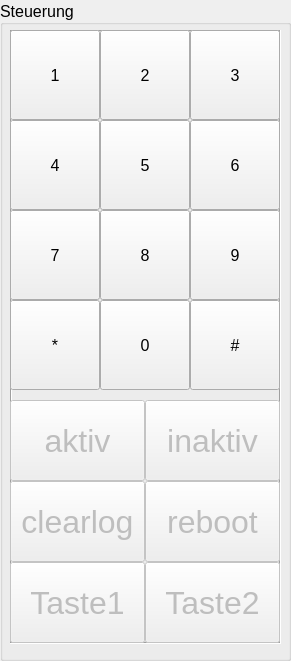
   <widget class="QGroupBox" name="groupBox_3">
    <property name="geometry">
     <rect>
      <x>719</x>
      <y>10</y>
      <width>291</width>
      <height>661</height>
     </rect>
    </property>
    <property name="font">
     <font>
      <pointsize>12</pointsize>
     </font>
    </property>
    <property name="title">
     <string>Steuerung</string>
    </property>
    <property name="alignment">
     <set>Qt::AlignLeading|Qt::AlignLeft|Qt::AlignVCenter</set>
    </property>
    <widget class="QFrame" name="frame">
     <property name="geometry">
      <rect>
       <x>10</x>
       <y>30</y>
       <width>271</width>
       <height>614</height>
      </rect>
     </property>
     <property name="frameShape">
      <enum>QFrame::Box</enum>
     </property>
     <property name="frameShadow">
      <enum>QFrame::Sunken</enum>
     </property>
     <widget class="QPushButton" name="pushButton_7">
      <property name="geometry">
       <rect>
        <x>0</x>
        <y>0</y>
        <width>90</width>
        <height>90</height>
       </rect>
      </property>
      <property name="text">
       <string>1</string>
      </property>
     </widget>
     <widget class="QPushButton" name="pushButton_8">
      <property name="geometry">
       <rect>
        <x>0</x>
        <y>90</y>
        <width>90</width>
        <height>90</height>
       </rect>
      </property>
      <property name="text">
       <string>4</string>
      </property>
     </widget>
     <widget class="QPushButton" name="pushButton_9">
      <property name="geometry">
       <rect>
        <x>0</x>
        <y>180</y>
        <width>90</width>
        <height>90</height>
       </rect>
      </property>
      <property name="text">
       <string>7</string>
      </property>
     </widget>
     <widget class="QPushButton" name="pushButton_10">
      <property name="geometry">
       <rect>
        <x>0</x>
        <y>270</y>
        <width>90</width>
        <height>90</height>
       </rect>
      </property>
      <property name="text">
       <string>*</string>
      </property>
     </widget>
     <widget class="QPushButton" name="pushButton_11">
      <property name="geometry">
       <rect>
        <x>90</x>
        <y>0</y>
        <width>90</width>
        <height>90</height>
       </rect>
      </property>
      <property name="text">
       <string>2</string>
      </property>
     </widget>
     <widget class="QPushButton" name="pushButton_12">
      <property name="geometry">
       <rect>
        <x>180</x>
        <y>0</y>
        <width>90</width>
        <height>90</height>
       </rect>
      </property>
      <property name="text">
       <string>3</string>
      </property>
     </widget>
     <widget class="QPushButton" name="pushButton_13">
      <property name="geometry">
       <rect>
        <x>90</x>
        <y>90</y>
        <width>90</width>
        <height>90</height>
       </rect>
      </property>
      <property name="text">
       <string>5</string>
      </property>
     </widget>
     <widget class="QPushButton" name="pushButton_14">
      <property name="geometry">
       <rect>
        <x>180</x>
        <y>90</y>
        <width>90</width>
        <height>90</height>
       </rect>
      </property>
      <property name="text">
       <string>6</string>
      </property>
     </widget>
     <widget class="QPushButton" name="pushButton_15">
      <property name="geometry">
       <rect>
        <x>90</x>
        <y>180</y>
        <width>90</width>
        <height>90</height>
       </rect>
      </property>
      <property name="text">
       <string>8</string>
      </property>
     </widget>
     <widget class="QPushButton" name="pushButton_16">
      <property name="geometry">
       <rect>
        <x>180</x>
        <y>180</y>
        <width>90</width>
        <height>90</height>
       </rect>
      </property>
      <property name="text">
       <string>9</string>
      </property>
     </widget>
     <widget class="QPushButton" name="pushButton_17">
      <property name="geometry">
       <rect>
        <x>90</x>
        <y>270</y>
        <width>90</width>
        <height>90</height>
       </rect>
      </property>
      <property name="text">
       <string>0</string>
      </property>
     </widget>
     <widget class="QPushButton" name="pushButton_18">
      <property name="geometry">
       <rect>
        <x>180</x>
        <y>270</y>
        <width>90</width>
        <height>90</height>
       </rect>
      </property>
      <property name="text">
       <string>#</string>
      </property>
     </widget>
     <widget class="QPushButton" name="inaktiv">
      <property name="enabled">
       <bool>false</bool>
      </property>
      <property name="geometry">
       <rect>
        <x>135</x>
        <y>370</y>
        <width>135</width>
        <height>81</height>
       </rect>
      </property>
      <property name="font">
       <font>
        <pointsize>24</pointsize>
       </font>
      </property>
      <property name="text">
       <string>inaktiv</string>
      </property>
     </widget>
     <widget class="QPushButton" name="aktiv">
      <property name="enabled">
       <bool>false</bool>
      </property>
      <property name="geometry">
       <rect>
        <x>0</x>
        <y>370</y>
        <width>135</width>
        <height>81</height>
       </rect>
      </property>
      <property name="font">
       <font>
        <pointsize>24</pointsize>
       </font>
      </property>
      <property name="text">
       <string>aktiv</string>
      </property>
     </widget>
     <widget class="QPushButton" name="clearlog">
      <property name="enabled">
       <bool>false</bool>
      </property>
      <property name="geometry">
       <rect>
        <x>0</x>
        <y>451</y>
        <width>135</width>
        <height>81</height>
       </rect>
      </property>
      <property name="font">
       <font>
        <pointsize>24</pointsize>
       </font>
      </property>
      <property name="text">
       <string>clearlog</string>
      </property>
     </widget>
     <widget class="QPushButton" name="pushButton_4">
      <property name="enabled">
       <bool>false</bool>
      </property>
      <property name="geometry">
       <rect>
        <x>0</x>
        <y>532</y>
        <width>135</width>
        <height>81</height>
       </rect>
      </property>
      <property name="font">
       <font>
        <pointsize>24</pointsize>
       </font>
      </property>
      <property name="text">
       <string>Taste1</string>
      </property>
     </widget>
     <widget class="QPushButton" name="pushButton_5">
      <property name="enabled">
       <bool>false</bool>
      </property>
      <property name="geometry">
       <rect>
        <x>135</x>
        <y>451</y>
        <width>135</width>
        <height>81</height>
       </rect>
      </property>
      <property name="font">
       <font>
        <pointsize>24</pointsize>
       </font>
      </property>
      <property name="text">
       <string>reboot</string>
      </property>
     </widget>
     <widget class="QPushButton" name="pushButton_6">
      <property name="enabled">
       <bool>false</bool>
      </property>
      <property name="geometry">
       <rect>
        <x>135</x>
        <y>532</y>
        <width>135</width>
        <height>81</height>
       </rect>
      </property>
      <property name="font">
       <font>
        <pointsize>24</pointsize>
       </font>
      </property>
      <property name="text">
       <string>Taste2</string>
      </property>
     </widget>
    </widget>
   </widget>
